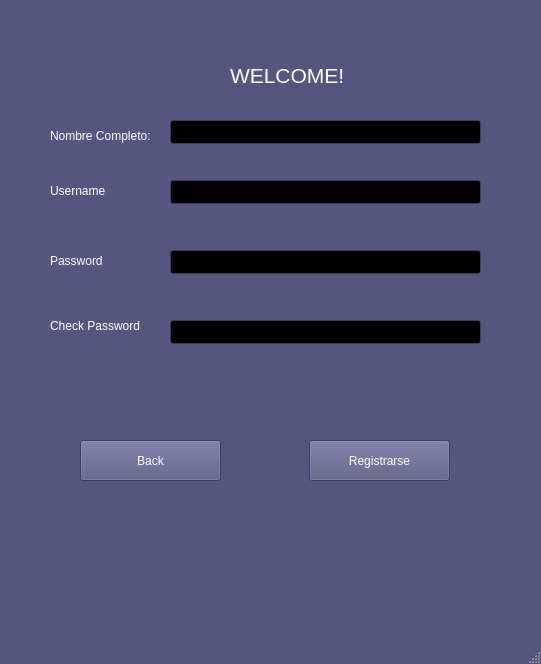
<?xml version="1.0" encoding="UTF-8"?>
<ui version="4.0">
 <class>Regsitro</class>
 <widget class="QMainWindow" name="Regsitro">
  <property name="geometry">
   <rect>
    <x>0</x>
    <y>0</y>
    <width>541</width>
    <height>664</height>
   </rect>
  </property>
  <property name="palette">
   <palette>
    <active>
     <colorrole role="WindowText">
      <brush brushstyle="SolidPattern">
       <color alpha="255">
        <red>255</red>
        <green>255</green>
        <blue>255</blue>
       </color>
      </brush>
     </colorrole>
     <colorrole role="Button">
      <brush brushstyle="SolidPattern">
       <color alpha="255">
        <red>85</red>
        <green>85</green>
        <blue>127</blue>
       </color>
      </brush>
     </colorrole>
     <colorrole role="Light">
      <brush brushstyle="SolidPattern">
       <color alpha="255">
        <red>127</red>
        <green>127</green>
        <blue>190</blue>
       </color>
      </brush>
     </colorrole>
     <colorrole role="Midlight">
      <brush brushstyle="SolidPattern">
       <color alpha="255">
        <red>106</red>
        <green>106</green>
        <blue>158</blue>
       </color>
      </brush>
     </colorrole>
     <colorrole role="Dark">
      <brush brushstyle="SolidPattern">
       <color alpha="255">
        <red>42</red>
        <green>42</green>
        <blue>63</blue>
       </color>
      </brush>
     </colorrole>
     <colorrole role="Mid">
      <brush brushstyle="SolidPattern">
       <color alpha="255">
        <red>57</red>
        <green>57</green>
        <blue>85</blue>
       </color>
      </brush>
     </colorrole>
     <colorrole role="Text">
      <brush brushstyle="SolidPattern">
       <color alpha="255">
        <red>255</red>
        <green>255</green>
        <blue>255</blue>
       </color>
      </brush>
     </colorrole>
     <colorrole role="BrightText">
      <brush brushstyle="SolidPattern">
       <color alpha="255">
        <red>255</red>
        <green>255</green>
        <blue>255</blue>
       </color>
      </brush>
     </colorrole>
     <colorrole role="ButtonText">
      <brush brushstyle="SolidPattern">
       <color alpha="255">
        <red>255</red>
        <green>255</green>
        <blue>255</blue>
       </color>
      </brush>
     </colorrole>
     <colorrole role="Base">
      <brush brushstyle="SolidPattern">
       <color alpha="255">
        <red>0</red>
        <green>0</green>
        <blue>0</blue>
       </color>
      </brush>
     </colorrole>
     <colorrole role="Window">
      <brush brushstyle="SolidPattern">
       <color alpha="255">
        <red>85</red>
        <green>85</green>
        <blue>127</blue>
       </color>
      </brush>
     </colorrole>
     <colorrole role="Shadow">
      <brush brushstyle="SolidPattern">
       <color alpha="255">
        <red>0</red>
        <green>0</green>
        <blue>0</blue>
       </color>
      </brush>
     </colorrole>
     <colorrole role="AlternateBase">
      <brush brushstyle="SolidPattern">
       <color alpha="255">
        <red>42</red>
        <green>42</green>
        <blue>63</blue>
       </color>
      </brush>
     </colorrole>
     <colorrole role="ToolTipBase">
      <brush brushstyle="SolidPattern">
       <color alpha="255">
        <red>255</red>
        <green>255</green>
        <blue>220</blue>
       </color>
      </brush>
     </colorrole>
     <colorrole role="ToolTipText">
      <brush brushstyle="SolidPattern">
       <color alpha="255">
        <red>0</red>
        <green>0</green>
        <blue>0</blue>
       </color>
      </brush>
     </colorrole>
     <colorrole role="PlaceholderText">
      <brush brushstyle="SolidPattern">
       <color alpha="128">
        <red>255</red>
        <green>255</green>
        <blue>255</blue>
       </color>
      </brush>
     </colorrole>
    </active>
    <inactive>
     <colorrole role="WindowText">
      <brush brushstyle="SolidPattern">
       <color alpha="255">
        <red>255</red>
        <green>255</green>
        <blue>255</blue>
       </color>
      </brush>
     </colorrole>
     <colorrole role="Button">
      <brush brushstyle="SolidPattern">
       <color alpha="255">
        <red>85</red>
        <green>85</green>
        <blue>127</blue>
       </color>
      </brush>
     </colorrole>
     <colorrole role="Light">
      <brush brushstyle="SolidPattern">
       <color alpha="255">
        <red>127</red>
        <green>127</green>
        <blue>190</blue>
       </color>
      </brush>
     </colorrole>
     <colorrole role="Midlight">
      <brush brushstyle="SolidPattern">
       <color alpha="255">
        <red>106</red>
        <green>106</green>
        <blue>158</blue>
       </color>
      </brush>
     </colorrole>
     <colorrole role="Dark">
      <brush brushstyle="SolidPattern">
       <color alpha="255">
        <red>42</red>
        <green>42</green>
        <blue>63</blue>
       </color>
      </brush>
     </colorrole>
     <colorrole role="Mid">
      <brush brushstyle="SolidPattern">
       <color alpha="255">
        <red>57</red>
        <green>57</green>
        <blue>85</blue>
       </color>
      </brush>
     </colorrole>
     <colorrole role="Text">
      <brush brushstyle="SolidPattern">
       <color alpha="255">
        <red>255</red>
        <green>255</green>
        <blue>255</blue>
       </color>
      </brush>
     </colorrole>
     <colorrole role="BrightText">
      <brush brushstyle="SolidPattern">
       <color alpha="255">
        <red>255</red>
        <green>255</green>
        <blue>255</blue>
       </color>
      </brush>
     </colorrole>
     <colorrole role="ButtonText">
      <brush brushstyle="SolidPattern">
       <color alpha="255">
        <red>255</red>
        <green>255</green>
        <blue>255</blue>
       </color>
      </brush>
     </colorrole>
     <colorrole role="Base">
      <brush brushstyle="SolidPattern">
       <color alpha="255">
        <red>0</red>
        <green>0</green>
        <blue>0</blue>
       </color>
      </brush>
     </colorrole>
     <colorrole role="Window">
      <brush brushstyle="SolidPattern">
       <color alpha="255">
        <red>85</red>
        <green>85</green>
        <blue>127</blue>
       </color>
      </brush>
     </colorrole>
     <colorrole role="Shadow">
      <brush brushstyle="SolidPattern">
       <color alpha="255">
        <red>0</red>
        <green>0</green>
        <blue>0</blue>
       </color>
      </brush>
     </colorrole>
     <colorrole role="AlternateBase">
      <brush brushstyle="SolidPattern">
       <color alpha="255">
        <red>42</red>
        <green>42</green>
        <blue>63</blue>
       </color>
      </brush>
     </colorrole>
     <colorrole role="ToolTipBase">
      <brush brushstyle="SolidPattern">
       <color alpha="255">
        <red>255</red>
        <green>255</green>
        <blue>220</blue>
       </color>
      </brush>
     </colorrole>
     <colorrole role="ToolTipText">
      <brush brushstyle="SolidPattern">
       <color alpha="255">
        <red>0</red>
        <green>0</green>
        <blue>0</blue>
       </color>
      </brush>
     </colorrole>
     <colorrole role="PlaceholderText">
      <brush brushstyle="SolidPattern">
       <color alpha="128">
        <red>255</red>
        <green>255</green>
        <blue>255</blue>
       </color>
      </brush>
     </colorrole>
    </inactive>
    <disabled>
     <colorrole role="WindowText">
      <brush brushstyle="SolidPattern">
       <color alpha="255">
        <red>42</red>
        <green>42</green>
        <blue>63</blue>
       </color>
      </brush>
     </colorrole>
     <colorrole role="Button">
      <brush brushstyle="SolidPattern">
       <color alpha="255">
        <red>85</red>
        <green>85</green>
        <blue>127</blue>
       </color>
      </brush>
     </colorrole>
     <colorrole role="Light">
      <brush brushstyle="SolidPattern">
       <color alpha="255">
        <red>127</red>
        <green>127</green>
        <blue>190</blue>
       </color>
      </brush>
     </colorrole>
     <colorrole role="Midlight">
      <brush brushstyle="SolidPattern">
       <color alpha="255">
        <red>106</red>
        <green>106</green>
        <blue>158</blue>
       </color>
      </brush>
     </colorrole>
     <colorrole role="Dark">
      <brush brushstyle="SolidPattern">
       <color alpha="255">
        <red>42</red>
        <green>42</green>
        <blue>63</blue>
       </color>
      </brush>
     </colorrole>
     <colorrole role="Mid">
      <brush brushstyle="SolidPattern">
       <color alpha="255">
        <red>57</red>
        <green>57</green>
        <blue>85</blue>
       </color>
      </brush>
     </colorrole>
     <colorrole role="Text">
      <brush brushstyle="SolidPattern">
       <color alpha="255">
        <red>42</red>
        <green>42</green>
        <blue>63</blue>
       </color>
      </brush>
     </colorrole>
     <colorrole role="BrightText">
      <brush brushstyle="SolidPattern">
       <color alpha="255">
        <red>255</red>
        <green>255</green>
        <blue>255</blue>
       </color>
      </brush>
     </colorrole>
     <colorrole role="ButtonText">
      <brush brushstyle="SolidPattern">
       <color alpha="255">
        <red>42</red>
        <green>42</green>
        <blue>63</blue>
       </color>
      </brush>
     </colorrole>
     <colorrole role="Base">
      <brush brushstyle="SolidPattern">
       <color alpha="255">
        <red>85</red>
        <green>85</green>
        <blue>127</blue>
       </color>
      </brush>
     </colorrole>
     <colorrole role="Window">
      <brush brushstyle="SolidPattern">
       <color alpha="255">
        <red>85</red>
        <green>85</green>
        <blue>127</blue>
       </color>
      </brush>
     </colorrole>
     <colorrole role="Shadow">
      <brush brushstyle="SolidPattern">
       <color alpha="255">
        <red>0</red>
        <green>0</green>
        <blue>0</blue>
       </color>
      </brush>
     </colorrole>
     <colorrole role="AlternateBase">
      <brush brushstyle="SolidPattern">
       <color alpha="255">
        <red>85</red>
        <green>85</green>
        <blue>127</blue>
       </color>
      </brush>
     </colorrole>
     <colorrole role="ToolTipBase">
      <brush brushstyle="SolidPattern">
       <color alpha="255">
        <red>255</red>
        <green>255</green>
        <blue>220</blue>
       </color>
      </brush>
     </colorrole>
     <colorrole role="ToolTipText">
      <brush brushstyle="SolidPattern">
       <color alpha="255">
        <red>0</red>
        <green>0</green>
        <blue>0</blue>
       </color>
      </brush>
     </colorrole>
     <colorrole role="PlaceholderText">
      <brush brushstyle="SolidPattern">
       <color alpha="128">
        <red>255</red>
        <green>255</green>
        <blue>255</blue>
       </color>
      </brush>
     </colorrole>
    </disabled>
   </palette>
  </property>
  <property name="windowTitle">
   <string>MainWindow</string>
  </property>
  <widget class="QWidget" name="centralwidget">
   <widget class="QStackedWidget" name="stackedWidget">
    <property name="geometry">
     <rect>
      <x>20</x>
      <y>10</y>
      <width>521</width>
      <height>581</height>
     </rect>
    </property>
    <property name="currentIndex">
     <number>1</number>
    </property>
    <widget class="QWidget" name="login">
     <widget class="QPushButton" name="pushButton">
      <property name="geometry">
       <rect>
        <x>170</x>
        <y>310</y>
        <width>181</width>
        <height>51</height>
       </rect>
      </property>
      <property name="text">
       <string>INGRESAR</string>
      </property>
     </widget>
     <widget class="QPushButton" name="pushButton_2">
      <property name="geometry">
       <rect>
        <x>120</x>
        <y>270</y>
        <width>261</width>
        <height>25</height>
       </rect>
      </property>
      <property name="text">
       <string>No tienes cuenta? Click Aqui</string>
      </property>
     </widget>
     <widget class="QLabel" name="label">
      <property name="geometry">
       <rect>
        <x>190</x>
        <y>30</y>
        <width>161</width>
        <height>51</height>
       </rect>
      </property>
      <property name="font">
       <font>
        <pointsize>16</pointsize>
       </font>
      </property>
      <property name="text">
       <string>LOGIN</string>
      </property>
     </widget>
     <widget class="QLineEdit" name="lineEdit_2">
      <property name="geometry">
       <rect>
        <x>80</x>
        <y>200</y>
        <width>321</width>
        <height>31</height>
       </rect>
      </property>
     </widget>
     <widget class="QLabel" name="label_2">
      <property name="geometry">
       <rect>
        <x>180</x>
        <y>100</y>
        <width>161</width>
        <height>41</height>
       </rect>
      </property>
      <property name="font">
       <font>
        <pointsize>11</pointsize>
       </font>
      </property>
      <property name="text">
       <string>username:</string>
      </property>
     </widget>
     <widget class="QLineEdit" name="lineEdit">
      <property name="geometry">
       <rect>
        <x>80</x>
        <y>140</y>
        <width>321</width>
        <height>31</height>
       </rect>
      </property>
     </widget>
     <widget class="QLabel" name="label_5">
      <property name="geometry">
       <rect>
        <x>180</x>
        <y>160</y>
        <width>131</width>
        <height>41</height>
       </rect>
      </property>
      <property name="font">
       <font>
        <pointsize>11</pointsize>
       </font>
      </property>
      <property name="text">
       <string>password:</string>
      </property>
     </widget>
     <widget class="QLineEdit" name="ErrorM">
      <property name="geometry">
       <rect>
        <x>80</x>
        <y>230</y>
        <width>321</width>
        <height>24</height>
       </rect>
      </property>
     </widget>
    </widget>
    <widget class="QWidget" name="registor">
     <widget class="QLabel" name="label_3">
      <property name="geometry">
       <rect>
        <x>210</x>
        <y>40</y>
        <width>141</width>
        <height>51</height>
       </rect>
      </property>
      <property name="font">
       <font>
        <pointsize>16</pointsize>
       </font>
      </property>
      <property name="text">
       <string>WELCOME!</string>
      </property>
     </widget>
     <widget class="QLabel" name="label_4">
      <property name="geometry">
       <rect>
        <x>30</x>
        <y>110</y>
        <width>141</width>
        <height>31</height>
       </rect>
      </property>
      <property name="text">
       <string>Nombre Completo: </string>
      </property>
     </widget>
     <widget class="QLabel" name="label_6">
      <property name="geometry">
       <rect>
        <x>30</x>
        <y>170</y>
        <width>141</width>
        <height>21</height>
       </rect>
      </property>
      <property name="text">
       <string>Username</string>
      </property>
     </widget>
     <widget class="QLabel" name="label_7">
      <property name="geometry">
       <rect>
        <x>30</x>
        <y>240</y>
        <width>141</width>
        <height>21</height>
       </rect>
      </property>
      <property name="text">
       <string>Password</string>
      </property>
     </widget>
     <widget class="QLabel" name="label_8">
      <property name="geometry">
       <rect>
        <x>30</x>
        <y>300</y>
        <width>121</width>
        <height>31</height>
       </rect>
      </property>
      <property name="text">
       <string>Check Password</string>
      </property>
     </widget>
     <widget class="QLineEdit" name="lnNombre">
      <property name="geometry">
       <rect>
        <x>150</x>
        <y>110</y>
        <width>311</width>
        <height>24</height>
       </rect>
      </property>
     </widget>
     <widget class="QLineEdit" name="lnUser">
      <property name="geometry">
       <rect>
        <x>150</x>
        <y>170</y>
        <width>311</width>
        <height>24</height>
       </rect>
      </property>
     </widget>
     <widget class="QLineEdit" name="lnPassword">
      <property name="geometry">
       <rect>
        <x>150</x>
        <y>240</y>
        <width>311</width>
        <height>24</height>
       </rect>
      </property>
     </widget>
     <widget class="QLineEdit" name="lnCP">
      <property name="geometry">
       <rect>
        <x>150</x>
        <y>310</y>
        <width>311</width>
        <height>24</height>
       </rect>
      </property>
     </widget>
     <widget class="QPushButton" name="pushButton_3">
      <property name="geometry">
       <rect>
        <x>289</x>
        <y>430</y>
        <width>141</width>
        <height>41</height>
       </rect>
      </property>
      <property name="text">
       <string>Registrarse</string>
      </property>
     </widget>
     <widget class="QPushButton" name="pushButton_4">
      <property name="geometry">
       <rect>
        <x>60</x>
        <y>430</y>
        <width>141</width>
        <height>41</height>
       </rect>
      </property>
      <property name="text">
       <string>Back</string>
      </property>
     </widget>
    </widget>
    <widget class="QWidget" name="bienvenido"/>
   </widget>
  </widget>
  <widget class="QMenuBar" name="menubar">
   <property name="geometry">
    <rect>
     <x>0</x>
     <y>0</y>
     <width>541</width>
     <height>25</height>
    </rect>
   </property>
  </widget>
  <widget class="QStatusBar" name="statusbar"/>
 </widget>
 <resources/>
 <connections/>
</ui>
